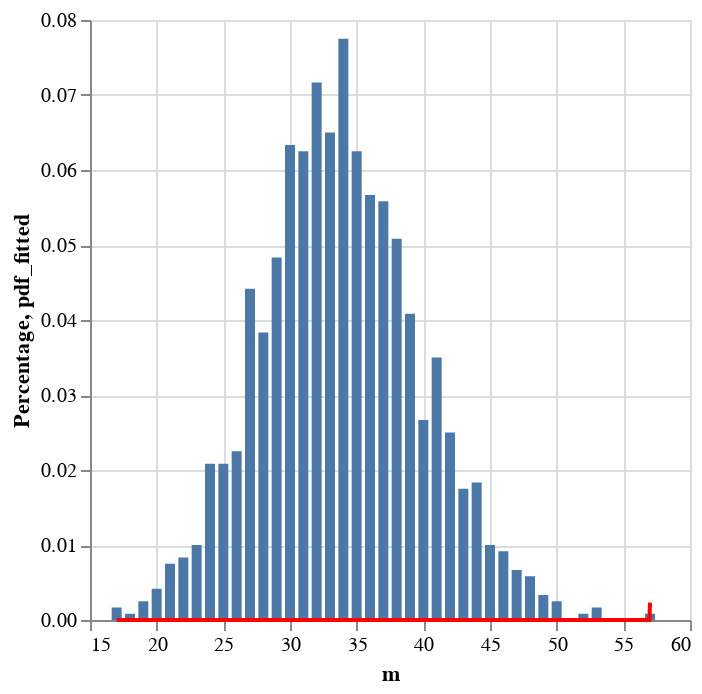

This figure's notebook cell:
### Code cell
distrib + fit

### Figure 1 — Vega specification as saved in the notebook (floating-point values rounded to 4 significant figures; data arrays with more than 128 entries replaced by an {"elided": "..."} marker saying what was removed)
{"$schema": "https://vega.github.io/schema/vega/v5.json", "data": [{"name": "source_1", "values": {"elided": "1000 records"}}, {"name": "source_0", "values": [{"Percentage": 0.0775, "Percentage_end": 0.0775, "Percentage_start": 0.0, "hsize": 34}, {"Percentage": 0.07167, "Percentage_end": 0.07167, "Percentage_start": 0.0, "hsize": 32}, {"Percentage": 0.065, "Percentage_end": 0.065, "Percentage_start": 0.0, "hsize": 33}, {"Percentage": 0.06333, "Percentage_end": 0.06333, "Percentage_start": 0.0, "hsize": 30}, {"Percentage": 0.0625, "Percentage_end": 0.0625, "Percentage_start": 0.0, "hsize": 35}, {"Percentage": 0.0625, "Percentage_end": 0.0625, "Percentage_start": 0.0, "hsize": 31}, {"Percentage": 0.05667, "Percentage_end": 0.05667, "Percentage_start": 0.0, "hsize": 36}, {"Percentage": 0.05583, "Percentage_end": 0.05583, "Percentage_start": 0.0, "hsize": 37}, {"Percentage": 0.05083, "Percentage_end": 0.05083, "Percentage_start": 0.0, "hsize": 38}, {"Percentage": 0.04833, "Percentage_end": 0.04833, "Percentage_start": 0.0, "hsize": 29}, {"Percentage": 0.04417, "Percentage_end": 0.04417, "Percentage_start": 0.0, "hsize": 27}, {"Percentage": 0.04083, "Percentage_end": 0.04083, "Percentage_start": 0.0, "hsize": 39}, {"Percentage": 0.03833, "Percentage_end": 0.03833, "Percentage_start": 0.0, "hsize": 28}, {"Percentage": 0.035, "Percentage_end": 0.035, "Percentage_start": 0.0, "hsize": 41}, {"Percentage": 0.02667, "Percentage_end": 0.02667, "Percentage_start": 0.0, "hsize": 40}, {"Percentage": 0.025, "Percentage_end": 0.025, "Percentage_start": 0.0, "hsize": 42}, {"Percentage": 0.0225, "Percentage_end": 0.0225, "Percentage_start": 0.0, "hsize": 26}, {"Percentage": 0.02083, "Percentage_end": 0.02083, "Percentage_start": 0.0, "hsize": 25}, {"Percentage": 0.02083, "Percentage_end": 0.02083, "Percentage_start": 0.0, "hsize": 24}, {"Percentage": 0.01833, "Percentage_end": 0.01833, "Percentage_start": 0.0, "hsize": 44}, {"Percentage": 0.0175, "Percentage_end": 0.0175, "Percentage_start": 0.0, "hsize": 43}, {"Percentage": 0.01, "Percentage_end": 0.01, "Percentage_start": 0.0, "hsize": 45}, {"Percentage": 0.01, "Percentage_end": 0.01, "Percentage_start": 0.0, "hsize": 23}, {"Percentage": 0.009167, "Percentage_end": 0.009167, "Percentage_start": 0.0, "hsize": 46}, {"Percentage": 0.008333, "Percentage_end": 0.008333, "Percentage_start": 0.0, "hsize": 22}, {"Percentage": 0.0075, "Percentage_end": 0.0075, "Percentage_start": 0.0, "hsize": 21}, {"Percentage": 0.006667, "Percentage_end": 0.006667, "Percentage_start": 0.0, "hsize": 47}, {"Percentage": 0.005833, "Percentage_end": 0.005833, "Percentage_start": 0.0, "hsize": 48}, {"Percentage": 0.004167, "Percentage_end": 0.004167, "Percentage_start": 0.0, "hsize": 20}, {"Percentage": 0.003333, "Percentage_end": 0.003333, "Percentage_start": 0.0, "hsize": 49}, {"Percentage": 0.0025, "Percentage_end": 0.0025, "Percentage_start": 0.0, "hsize": 19}, {"Percentage": 0.0025, "Percentage_end": 0.0025, "Percentage_start": 0.0, "hsize": 50}, {"Percentage": 0.001667, "Percentage_end": 0.001667, "Percentage_start": 0.0, "hsize": 17}, {"Percentage": 0.001667, "Percentage_end": 0.001667, "Percentage_start": 0.0, "hsize": 53}, {"Percentage": 0.0008333, "Percentage_end": 0.0008333, "Percentage_start": 0.0, "hsize": 18}, {"Percentage": 0.0008333, "Percentage_end": 0.0008333, "Percentage_start": 0.0, "hsize": 52}, {"Percentage": 0.0008333, "Percentage_end": 0.0008333, "Percentage_start": 0.0, "hsize": 57}]}], "marks": [{"type": "rect", "name": "layer_0_marks", "from": {"data": "source_0"}, "encode": {"update": {"ariaRoleDescription": {"value": "bar"}, "description": {"signal": "\"m: \" + (format(datum[\"hsize\"], \"\")) + \"; Percentage: \" + (format(datum[\"Percentage\"], \"\"))"}, "fill": {"value": "#4c78a8"}, "y2": {"field": "Percentage_start", "scale": "y"}, "xc": {"field": "hsize", "scale": "x"}, "width": {"value": 5}, "y": {"field": "Percentage_end", "scale": "y"}}}, "style": ["bar"]}, {"type": "line", "name": "layer_1_marks", "from": {"data": "source_1"}, "sort": {"field": "datum[\"x\"]"}, "encode": {"update": {"defined": {"signal": "isValid(datum[\"x\"]) && isFinite(+datum[\"x\"]) && isValid(datum[\"pdf_fitted\"]) && isFinite(+datum[\"pdf_fitted\"])"}, "x": {"field": "x", "scale": "x"}, "y": {"field": "pdf_fitted", "scale": "y"}, "description": {"signal": "\"x: \" + (format(datum[\"x\"], \"\")) + \"; pdf_fitted: \" + (format(datum[\"pdf_fitted\"], \"\"))"}, "stroke": {"value": "red"}}}, "style": ["line"]}], "scales": [{"name": "x", "type": "linear", "domain": {"fields": [{"data": "source_0", "field": "hsize"}, {"data": "source_1", "field": "x"}]}, "range": [0, {"signal": "width"}], "zero": false, "nice": true, "padding": 5}, {"name": "y", "type": "linear", "domain": {"fields": [{"data": "source_0", "field": "Percentage_start"}, {"data": "source_0", "field": "Percentage_end"}, {"data": "source_1", "field": "pdf_fitted"}]}, "range": [{"signal": "height"}, 0], "zero": true, "nice": true}], "axes": [{"scale": "x", "aria": false, "ticks": false, "maxExtent": 0, "zindex": 0, "domain": false, "gridScale": "y", "orient": "bottom", "grid": true, "tickCount": {"signal": "ceil(width/40)"}, "minExtent": 0, "labels": false}, {"scale": "y", "orient": "left", "tickCount": {"signal": "ceil(height/40)"}, "gridScale": "x", "maxExtent": 0, "ticks": false, "zindex": 0, "grid": true, "aria": false, "minExtent": 0, "labels": false, "domain": false}, {"scale": "x", "tickCount": {"signal": "ceil(width/40)"}, "grid": false, "labelOverlap": true, "zindex": 0, "orient": "bottom", "title": "m", "labelFlush": true}, {"scale": "y", "tickCount": {"signal": "ceil(height/40)"}, "labelOverlap": true, "zindex": 0, "title": "Percentage, pdf_fitted", "grid": false, "orient": "left"}], "style": "cell", "width": 300, "height": 300, "background": "white", "padding": 5}
